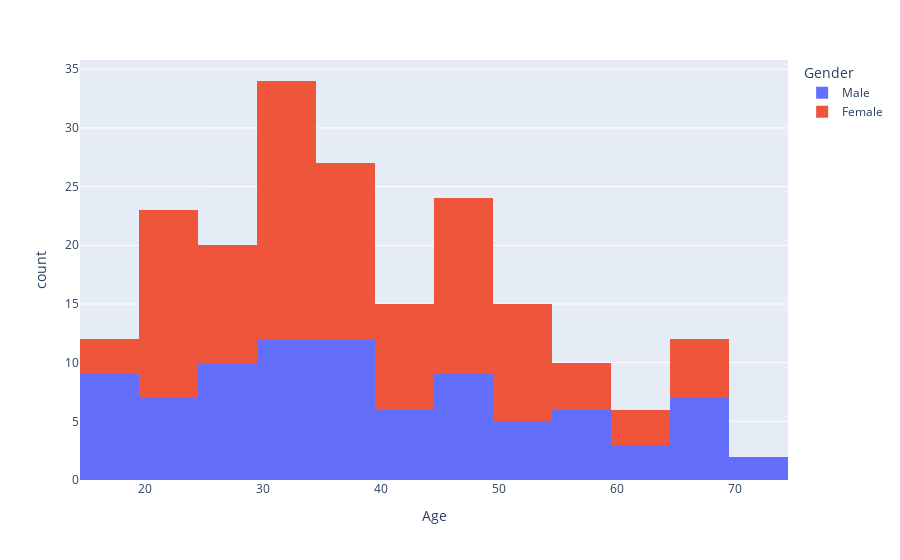

The notebook cell this image was saved under:
### Code cell
px.histogram(Mall_Customers_data,x="Age",color="Gender")

### Figure 1 — Plotly figure (JSON) as saved in the notebook; plotly's stock layout.template omitted (floating-point values rounded to 4 significant figures)
{"data": [{"alignmentgroup": "True", "bingroup": "x", "hovertemplate": "Gender=Male<br>Age=%{x}<br>count=%{y}<extra></extra>", "legendgroup": "Male", "marker": {"color": "#636efa", "pattern": {"shape": ""}}, "name": "Male", "offsetgroup": "Male", "orientation": "v", "showlegend": true, "type": "histogram", "x": [19, 21, 64, 67, 37, 22, 20, 52, 35, 25, 31, 29, 35, 60, 53, 18, 24, 48, 33, 59, 47, 69, 53, 70, 19, 63, 18, 19, 70, 59, 26, 40, 57, 38, 67, 48, 18, 48, 24, 48, 20, 67, 26, 49, 54, 68, 66, 65, 19, 27, 39, 43, 40, 59, 38, 47, 39, 20, 32, 19, 32, 25, 28, 48, 34, 43, 39, 37, 34, 19, 50, 42, 32, 40, 28, 36, 36, 58, 27, 59, 35, 46, 30, 28, 33, 32, 32, 30], "xaxis": "x", "yaxis": "y"}, {"alignmentgroup": "True", "bingroup": "x", "hovertemplate": "Gender=Female<br>Age=%{x}<br>count=%{y}<extra></extra>", "legendgroup": "Female", "marker": {"color": "#EF553B", "pattern": {"shape": ""}}, "name": "Female", "offsetgroup": "Female", "orientation": "v", "showlegend": true, "type": "histogram", "x": [20, 23, 31, 22, 35, 23, 30, 35, 58, 24, 35, 35, 46, 54, 45, 40, 23, 21, 49, 21, 42, 30, 36, 20, 65, 31, 49, 24, 50, 27, 29, 31, 49, 31, 50, 51, 27, 67, 54, 43, 68, 32, 47, 60, 60, 45, 23, 49, 46, 21, 55, 22, 34, 50, 68, 40, 32, 47, 27, 23, 49, 21, 66, 19, 38, 18, 19, 63, 49, 51, 50, 38, 40, 23, 31, 25, 31, 29, 44, 35, 57, 28, 32, 32, 34, 44, 38, 47, 27, 30, 30, 56, 29, 31, 36, 33, 36, 52, 30, 37, 32, 29, 41, 54, 41, 36, 34, 32, 38, 47, 35, 45], "xaxis": "x", "yaxis": "y"}], "layout": {"barmode": "relative", "legend": {"title": {"text": "Gender"}, "tracegroupgap": 0}, "margin": {"t": 60}, "xaxis": {"anchor": "y", "domain": [0, 1], "title": {"text": "Age"}}, "yaxis": {"anchor": "x", "domain": [0, 1], "title": {"text": "count"}}}}
